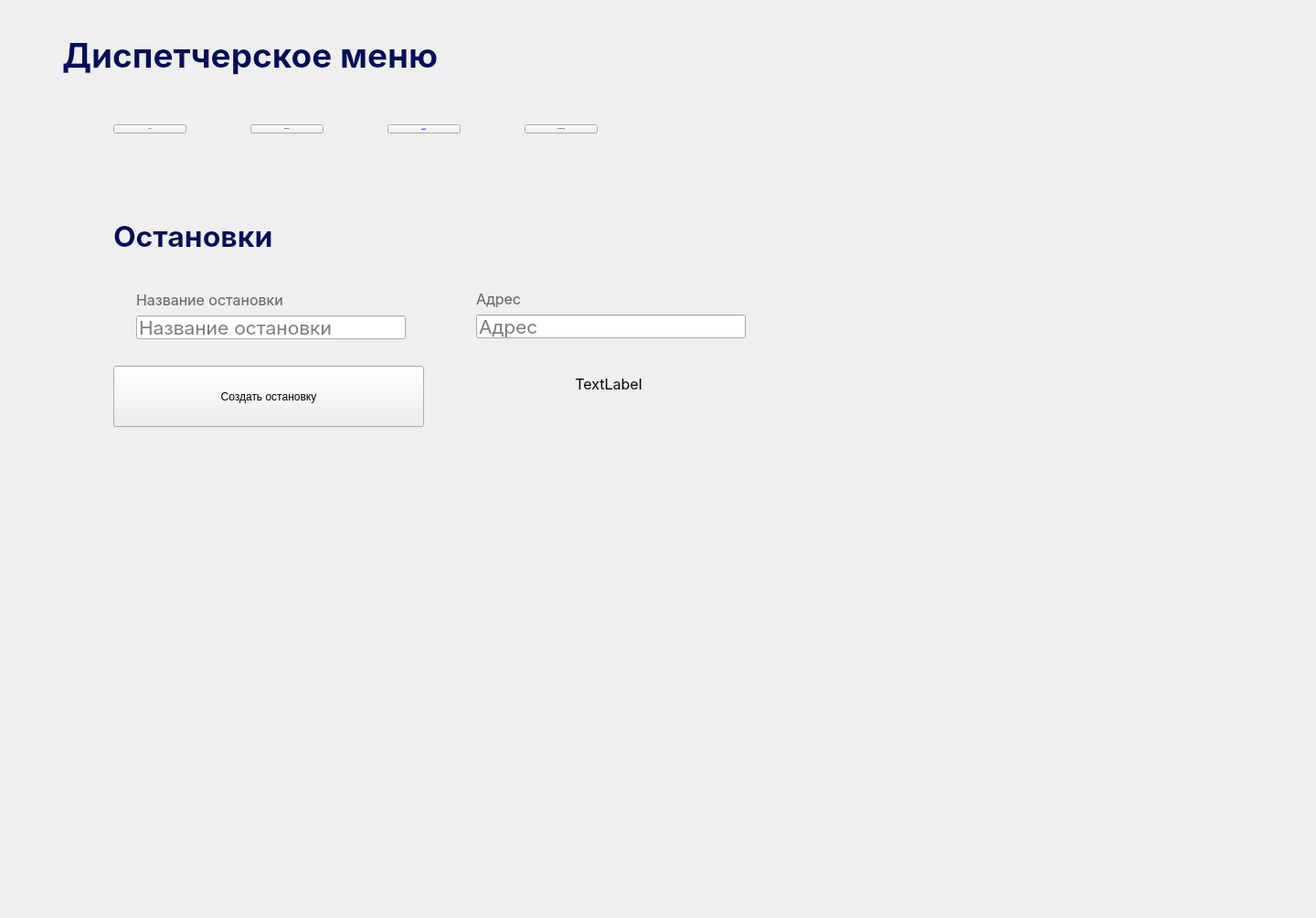
             <widget class="QWidget" name="scrollAreaWidgetContents_6">
              <property name="geometry">
               <rect>
                <x>0</x>
                <y>0</y>
                <width>1440</width>
                <height>1004</height>
               </rect>
              </property>
              <layout class="QVBoxLayout" name="verticalLayout_51">
               <property name="spacing">
                <number>32</number>
               </property>
               <property name="leftMargin">
                <number>68</number>
               </property>
               <property name="topMargin">
                <number>38</number>
               </property>
               <property name="rightMargin">
                <number>548</number>
               </property>
               <property name="bottomMargin">
                <number>68</number>
               </property>
               <item>
                <widget class="QLabel" name="label_119">
                 <property name="font">
                  <font>
                   <family>Inter</family>
                   <pointsize>28</pointsize>
                   <weight>75</weight>
                   <bold>true</bold>
                  </font>
                 </property>
                 <property name="styleSheet">
                  <string notr="true">color: #010E59;</string>
                 </property>
                 <property name="text">
                  <string>Диспетчерское меню</string>
                 </property>
                </widget>
               </item>
               <item>
                <widget class="QWidget" name="roundedWidget_dispatcherMenu_3" native="true">
                 <layout class="QHBoxLayout" name="horizontalLayout_103">
                  <property name="spacing">
                   <number>70</number>
                  </property>
                  <property name="leftMargin">
                   <number>56</number>
                  </property>
                  <property name="topMargin">
                   <number>16</number>
                  </property>
                  <property name="rightMargin">
                   <number>0</number>
                  </property>
                  <property name="bottomMargin">
                   <number>16</number>
                  </property>
                  <item>
                   <widget class="QPushButton" name="addRoute3_textBtn">
                    <property name="font">
                     <font>
                      <family>Inter Medium</family>
                      <pointsize>-1</pointsize>
                      <underline>false</underline>
                     </font>
                    </property>
                    <property name="styleSheet">
                     <string notr="true"/>
                    </property>
                    <property name="text">
                     <string>Рейсы</string>
                    </property>
                   </widget>
                  </item>
                  <item>
                   <widget class="QPushButton" name="addPath3_textBtn">
                    <property name="font">
                     <font>
                      <family>Inter Medium</family>
                      <pointsize>-1</pointsize>
                      <underline>false</underline>
                     </font>
                    </property>
                    <property name="styleSheet">
                     <string notr="true"/>
                    </property>
                    <property name="text">
                     <string>Маршруты</string>
                    </property>
                   </widget>
                  </item>
                  <item>
                   <widget class="QPushButton" name="addStop3_textBtn">
                    <property name="font">
                     <font>
                      <family>Inter Medium</family>
                      <pointsize>-1</pointsize>
                      <underline>true</underline>
                     </font>
                    </property>
                    <property name="styleSheet">
                     <string notr="true">color: #5E72E6; text-decoration: underline</string>
                    </property>
                    <property name="text">
                     <string>Остановки</string>
                    </property>
                   </widget>
                  </item>
                  <item>
                   <widget class="QPushButton" name="dispatcherEdit3_textBtn">
                    <property name="font">
                     <font>
                      <family>Inter Medium</family>
                      <pointsize>-1</pointsize>
                      <underline>false</underline>
                     </font>
                    </property>
                    <property name="styleSheet">
                     <string notr="true"/>
                    </property>
                    <property name="text">
                     <string>Редактирование</string>
                    </property>
                   </widget>
                  </item>
                  <item>
                   <spacer name="horizontalSpacer_66">
                    <property name="orientation">
                     <enum>Qt::Horizontal</enum>
                    </property>
                    <property name="sizeHint" stdset="0">
                     <size>
                      <width>40</width>
                      <height>20</height>
                     </size>
                    </property>
                   </spacer>
                  </item>
                 </layout>
                </widget>
               </item>
               <item>
                <widget class="QWidget" name="roundedWidget_20" native="true">
                 <property name="sizePolicy">
                  <sizepolicy hsizetype="Preferred" vsizetype="Fixed">
                   <horstretch>0</horstretch>
                   <verstretch>0</verstretch>
                  </sizepolicy>
                 </property>
                 <layout class="QVBoxLayout" name="verticalLayout_45">
                  <property name="spacing">
                   <number>32</number>
                  </property>
                  <property name="leftMargin">
                   <number>56</number>
                  </property>
                  <property name="topMargin">
                   <number>40</number>
                  </property>
                  <property name="rightMargin">
                   <number>56</number>
                  </property>
                  <property name="bottomMargin">
                   <number>20</number>
                  </property>
                  <item>
                   <widget class="QLabel" name="label_120">
                    <property name="font">
                     <font>
                      <family>Inter</family>
                      <pointsize>24</pointsize>
                      <weight>75</weight>
                      <bold>true</bold>
                     </font>
                    </property>
                    <property name="styleSheet">
                     <string notr="true">color: #010E59;</string>
                    </property>
                    <property name="text">
                     <string>Остановки</string>
                    </property>
                   </widget>
                  </item>
                  <item>
                   <layout class="QHBoxLayout" name="horizontalLayout_22">
                    <property name="spacing">
                     <number>32</number>
                    </property>
                    <item>
                     <layout class="QVBoxLayout" name="verticalLayout_42">
                      <property name="spacing">
                       <number>20</number>
                      </property>
                      <item>
                       <widget class="QWidget" name="borderWidget_31" native="true">
                        <property name="maximumSize">
                         <size>
                          <width>16777215</width>
                          <height>68</height>
                         </size>
                        </property>
                        <layout class="QVBoxLayout" name="verticalLayout_168">
                         <property name="spacing">
                          <number>0</number>
                         </property>
                         <property name="leftMargin">
                          <number>0</number>
                         </property>
                         <property name="topMargin">
                          <number>0</number>
                         </property>
                         <property name="rightMargin">
                          <number>0</number>
                         </property>
                         <property name="bottomMargin">
                          <number>0</number>
                         </property>
                         <item>
                          <widget class="QWidget" name="widget_37" native="true">
                           <property name="minimumSize">
                            <size>
                             <width>250</width>
                             <height>0</height>
                            </size>
                           </property>
                           <property name="cursor">
                            <cursorShape>IBeamCursor</cursorShape>
                           </property>
                           <layout class="QVBoxLayout" name="verticalLayout_169">
                            <property name="spacing">
                             <number>10</number>
                            </property>
                            <property name="leftMargin">
                             <number>25</number>
                            </property>
                            <property name="topMargin">
                             <number>5</number>
                            </property>
                            <property name="rightMargin">
                             <number>20</number>
                            </property>
                            <property name="bottomMargin">
                             <number>15</number>
                            </property>
                            <item>
                             <widget class="QLabel" name="label_131">
                              <property name="minimumSize">
                               <size>
                                <width>0</width>
                                <height>24</height>
                               </size>
                              </property>
                              <property name="font">
                               <font>
                                <family>Inter</family>
                                <pointsize>12</pointsize>
                               </font>
                              </property>
                              <property name="styleSheet">
                               <string notr="true">color: #6D6D6D;</string>
                              </property>
                              <property name="text">
                               <string>Название остановки</string>
                              </property>
                             </widget>
                            </item>
                            <item>
                             <widget class="QLineEdit" name="addStop_name">
                              <property name="minimumSize">
                               <size>
                                <width>0</width>
                                <height>26</height>
                               </size>
                              </property>
                              <property name="font">
                               <font>
                                <family>Inter</family>
                                <pointsize>16</pointsize>
                               </font>
                              </property>
                              <property name="inputMask">
                               <string/>
                              </property>
                              <property name="text">
                               <string/>
                              </property>
                              <property name="placeholderText">
                               <string>Название остановки</string>
                              </property>
                             </widget>
                            </item>
                           </layout>
                          </widget>
                         </item>
                        </layout>
                       </widget>
                      </item>
                      <item>
                       <widget class="QPushButton" name="addStop_btn">
                        <property name="sizePolicy">
                         <sizepolicy hsizetype="Minimum" vsizetype="Fixed">
                          <horstretch>0</horstretch>
                          <verstretch>67</verstretch>
                         </sizepolicy>
                        </property>
                        <property name="minimumSize">
                         <size>
                          <width>250</width>
                          <height>67</height>
                         </size>
                        </property>
                        <property name="maximumSize">
                         <size>
                          <width>16777215</width>
                          <height>67</height>
                         </size>
                        </property>
                        <property name="cursor">
                         <cursorShape>PointingHandCursor</cursorShape>
                        </property>
                        <property name="text">
                         <string>Создать остановку</string>
                        </property>
                       </widget>
                      </item>
                     </layout>
                    </item>
                    <item>
                     <layout class="QVBoxLayout" name="verticalLayout_44">
                      <item>
                       <widget class="QWidget" name="borderWidget_33" native="true">
                        <property name="maximumSize">
                         <size>
                          <width>16777215</width>
                          <height>68</height>
                         </size>
                        </property>
                        <layout class="QVBoxLayout" name="verticalLayout_172">
                         <property name="spacing">
                          <number>0</number>
                         </property>
                         <property name="leftMargin">
                          <number>0</number>
                         </property>
                         <property name="topMargin">
                          <number>0</number>
                         </property>
                         <property name="rightMargin">
                          <number>0</number>
                         </property>
                         <property name="bottomMargin">
                          <number>0</number>
                         </property>
                         <item>
                          <widget class="QWidget" name="widget_39" native="true">
                           <property name="minimumSize">
                            <size>
                             <width>250</width>
                             <height>0</height>
                            </size>
                           </property>
                           <property name="cursor">
                            <cursorShape>IBeamCursor</cursorShape>
                           </property>
                           <layout class="QVBoxLayout" name="verticalLayout_173">
                            <property name="spacing">
                             <number>10</number>
                            </property>
                            <property name="leftMargin">
                             <number>25</number>
                            </property>
                            <property name="topMargin">
                             <number>5</number>
                            </property>
                            <property name="rightMargin">
                             <number>20</number>
                            </property>
                            <property name="bottomMargin">
                             <number>15</number>
                            </property>
                            <item>
                             <widget class="QLabel" name="label_133">
                              <property name="minimumSize">
                               <size>
                                <width>0</width>
                                <height>24</height>
                               </size>
                              </property>
                              <property name="font">
                               <font>
                                <family>Inter</family>
                                <pointsize>12</pointsize>
                               </font>
                              </property>
                              <property name="styleSheet">
                               <string notr="true">color: #6D6D6D;</string>
                              </property>
                              <property name="text">
                               <string>Адрес</string>
                              </property>
                             </widget>
                            </item>
                            <item>
                             <widget class="QLineEdit" name="addStop_address">
                              <property name="minimumSize">
                               <size>
                                <width>0</width>
                                <height>26</height>
                               </size>
                              </property>
                              <property name="font">
                               <font>
                                <family>Inter</family>
                                <pointsize>16</pointsize>
                               </font>
                              </property>
                              <property name="inputMask">
                               <string/>
                              </property>
                              <property name="text">
                               <string/>
                              </property>
                              <property name="placeholderText">
                               <string>Адрес</string>
                              </property>
                              <property name="cursorMoveStyle">
                               <enum>Qt::LogicalMoveStyle</enum>
                              </property>
                              <property name="clearButtonEnabled">
                               <bool>false</bool>
                              </property>
                             </widget>
                            </item>
                           </layout>
                          </widget>
                         </item>
                        </layout>
                       </widget>
                      </item>
                      <item>
                       <widget class="QLabel" name="addStop_status">
                        <property name="font">
                         <font>
                          <family>Inter</family>
                          <pointsize>12</pointsize>
                         </font>
                        </property>
                        <property name="text">
                         <string>TextLabel</string>
                        </property>
                        <property name="alignment">
                         <set>Qt::AlignCenter</set>
                        </property>
                       </widget>
                      </item>
                      <item>
                       <spacer name="verticalSpacer_14">
                        <property name="orientation">
                         <enum>Qt::Vertical</enum>
                        </property>
                        <property name="sizeHint" stdset="0">
                         <size>
                          <width>20</width>
                          <height>40</height>
                         </size>
                        </property>
                       </spacer>
                      </item>
                     </layout>
                    </item>
                   </layout>
                  </item>
                  <item>
                   <layout class="QVBoxLayout" name="stopsListLayout">
                    <property name="spacing">
                     <number>6</number>
                    </property>
                   </layout>
                  </item>
                  <item>
                   <spacer name="verticalSpacer_11">
                    <property name="orientation">
                     <enum>Qt::Vertical</enum>
                    </property>
                    <property name="sizeHint" stdset="0">
                     <size>
                      <width>20</width>
                      <height>40</height>
                     </size>
                    </property>
                   </spacer>
                  </item>
                 </layout>
                </widget>
               </item>
               <item>
                <spacer name="verticalSpacer_13">
                 <property name="orientation">
                  <enum>Qt::Vertical</enum>
                 </property>
                 <property name="sizeHint" stdset="0">
                  <size>
                   <width>20</width>
                   <height>40</height>
                  </size>
                 </property>
                </spacer>
               </item>
              </layout>
             </widget>
